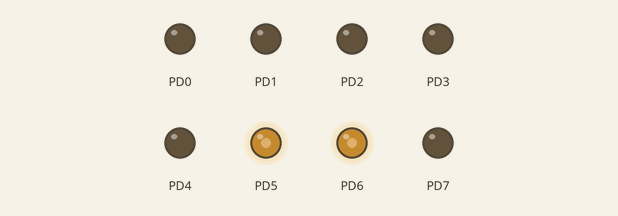
Simulated run of this program. Board: ATmega328P, built with avr-gcc and emulated at 16 MHz. On the bench: output pins drawn as LEDs (lit = HIGH).

Above: at 0.05 s.
At 2.55 s:
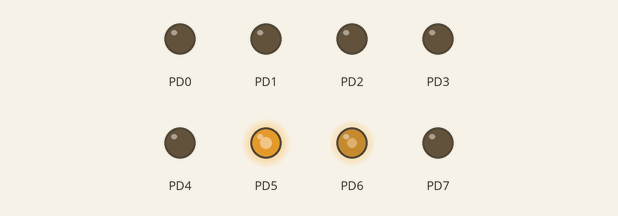
At 5.1 s:
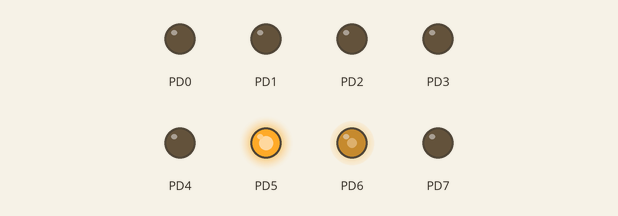
Timing chart, 0 to 5.9 s (numbered marks = the images above):
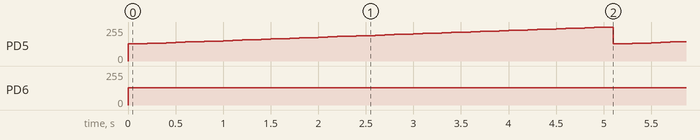

The program:

main.c
```c
/*
 * PWM_Atmega328p.c
 *
 * Created: 5/14/2019 4:03:58 PM
 * Author : Lucas
 */

#include "def_principais.h"
#include <avr/io.h>
#include <avr/interrupt.h>


int main(void)
{
    /* Replace with your application code */
    while (1)
    {
		DDRD = 0xFF;

		TCCR0A = 0b01100011;
		TCCR0B = 0b00001001;
		OCR0A = 100;
		OCR0B = 30;
		sei();

		for (OCR0B = 50; OCR0B<=100; OCR0B++)
		{
 			_delay_ms(100);
 		}
    }
}
```

def_principais.h
```c
#ifndef _DEF_PRINCIPAIS_H
#define _DEF_PRINCIPAIS_H

#define F_CPU 16000000UL	//define a frequencia do microcontrolador - 16MHz

#include <avr/io.h> 	    //definições do componente especificado
#include <util/delay.h>		//biblioteca para o uso das rotinas de _delay_ms e _delay_us()
#include <avr/pgmspace.h>   //para o uso do PROGMEM, gravação de dados na memória flash

//Definições de macros para o trabalho com bits

#define	set_bit(y,bit)	(y|=(1<<bit))	//coloca em 1 o bit x da variável Y
#define	clr_bit(y,bit)	(y&=~(1<<bit))	//coloca em 0 o bit x da variável Y
#define cpl_bit(y,bit) 	(y^=(1<<bit))	//troca o estado lógico do bit x da variável Y
#define tst_bit(y,bit) 	(y&(1<<bit))	//retorna 0 ou 1 conforme leitura do bit

#endif
```

Measured:
- by itself, PD5: ramps from 128/255 to 255/255 and jumps back, once every 5.1 s
- by itself, PD6: 0/255 → 128/255 at 0.00 s
